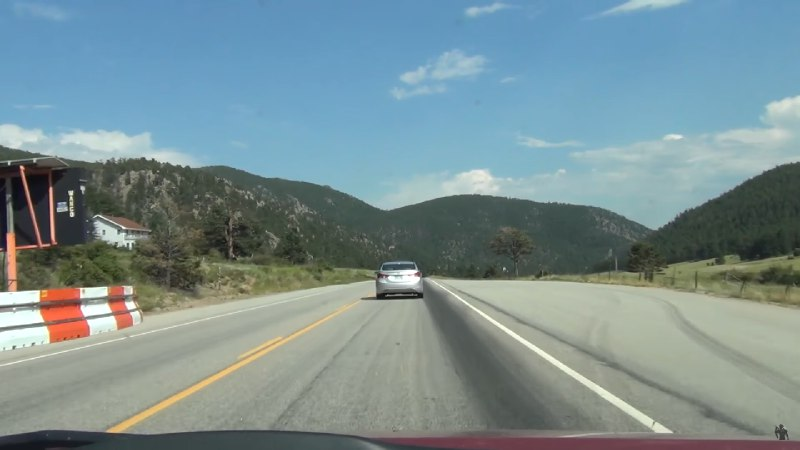
#> input picture lab3/road.jpg, 800 x 450 px
$ python photo.py
#> lines starting #> are read from the running program, lines starting #| are printed output that depends on the picture; after the words box and inside, x2 and y2 are one past the last pixel; in counts of white or black regions, pixels touching at a corner belong together
import cv2
import imutils
import numpy as np
from matplotlib import pyplot as plt
import math
import sys
from IPython.display import display, Markdown

# Читання
img = cv2.imread('road.jpg')
#> img is the input picture: shape (450, 800, 3); mean B, G, R 146.3, 143, 121.7
cv2.imshow('Зображення з відео', img)
cv2.waitKey()
cv2.destroyAllWindows()

# перетворення зображення в чорно-біле
img1 = cv2.imread('road.jpg', cv2.COLOR_BGR2GRAY)
cv2.imwrite('1_line_gray.jpg', img1)

# розмивання за фільтром Гауса
blur_kernel_size = (5, 5)
gray_blur = cv2.GaussianBlur(img1, blur_kernel_size, 2)
cv2.imwrite('1_line_Blur.jpg', gray_blur)


# Виділення контурів алгоритмом Кенні
canny_image = cv2.Canny(gray_blur, 50, 100)
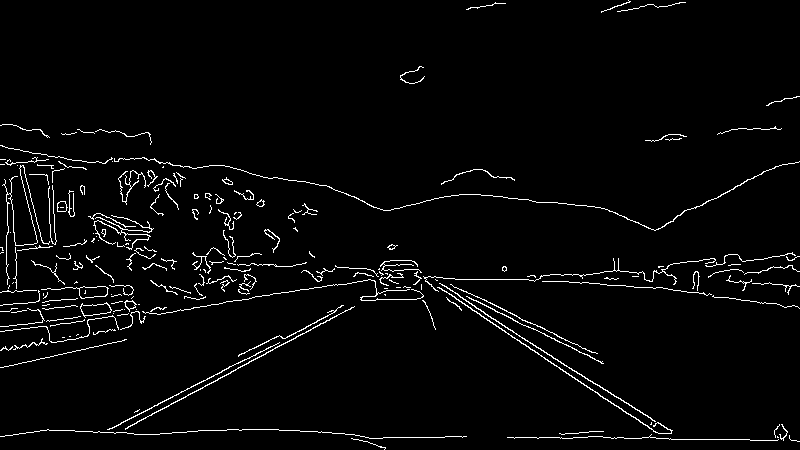
#> canny_image: shape (450, 800); 3% white in thin lines or dots
cv2.imshow('Blur + Canny', canny_image)
cv2.imwrite('1_line_canny.jpg', canny_image)
cv2.waitKey()
cv2.destroyAllWindows()


lines = cv2.HoughLinesP(canny_image, 1, np.pi/180, 90, None, 50, 10)
#> lines = 26 rows, first 6: [439, 287, 663, 438], [114, 433, 397, 283], [102, 432, 279, 342], [505, 327, 671, 431], [383, 437, 444, 437], [475, 307, 557, 359]
lines = [] if lines is None else lines
for (x1, y1, x2, y2) in map(lambda x: x[0], lines):
    # 1280 720
    if y1 < 300 or y2 < 300 or y1 > 700 or y2 > 700:
        continue
    if x1 != x2 and abs((y2-y1)/(x2-x1)) < 0.2:
        continue
    cv2.line(img, (x1, y1), (x2, y2), (255, 0, 0), 5, cv2.LINE_AA)
#> this loop made 26 passes
#> (x1, y1, x2, y2) on passes 1 to 12: (439, 287, 663, 438), (114, 433, 397, 283), (102, 432, 279, 342), (505, 327, 671, 431), (383, 437, 444, 437), (475, 307, 557, 359), (1, 331, 163, 309), (466, 296, 603, 363), (483, 279, 538, 279), (118, 432, 353, 307), (223, 302, 336, 284), (466, 291, 592, 352)
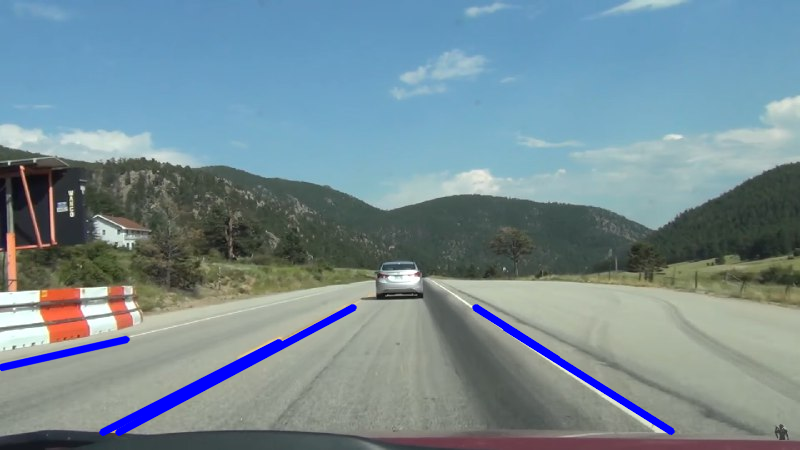
#> img: shape (450, 800, 3); 1.89% of pixels changed, all inside (x1, y1, x2, y2) = (0, 303, 676, 437)

cv2.imshow("HoughLines", img)
cv2.waitKey()
cv2.destroyAllWindows()
